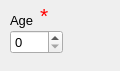
     <widget class="QWidget" name="demo_widget_age" native="true">
      <property name="geometry">
       <rect>
        <x>30</x>
        <y>240</y>
        <width>120</width>
        <height>71</height>
       </rect>
      </property>
      <property name="font">
       <font>
        <pointsize>10</pointsize>
       </font>
      </property>
      <widget class="QSpinBox" name="demo_box_age">
       <property name="geometry">
        <rect>
         <x>10</x>
         <y>30</y>
         <width>53</width>
         <height>24</height>
        </rect>
       </property>
       <property name="prefix">
        <string notr="true"/>
       </property>
       <property name="minimum">
        <number>0</number>
       </property>
       <property name="value">
        <number>0</number>
       </property>
      </widget>
      <widget class="QLabel" name="demo_text_age">
       <property name="geometry">
        <rect>
         <x>10</x>
         <y>10</y>
         <width>61</width>
         <height>20</height>
        </rect>
       </property>
       <property name="font">
        <font>
         <family>Arial</family>
         <pointsize>10</pointsize>
        </font>
       </property>
       <property name="text">
        <string>Age</string>
       </property>
      </widget>
      <widget class="QLabel" name="demo_error_age">
       <property name="geometry">
        <rect>
         <x>40</x>
         <y>0</y>
         <width>41</width>
         <height>31</height>
        </rect>
       </property>
       <property name="palette">
        <palette>
         <active>
          <colorrole role="WindowText">
           <brush brushstyle="SolidPattern">
            <color alpha="255">
             <red>255</red>
             <green>0</green>
             <blue>0</blue>
            </color>
           </brush>
          </colorrole>
         </active>
         <inactive>
          <colorrole role="WindowText">
           <brush brushstyle="SolidPattern">
            <color alpha="255">
             <red>255</red>
             <green>0</green>
             <blue>0</blue>
            </color>
           </brush>
          </colorrole>
         </inactive>
         <disabled>
          <colorrole role="WindowText">
           <brush brushstyle="SolidPattern">
            <color alpha="255">
             <red>69</red>
             <green>69</green>
             <blue>69</blue>
            </color>
           </brush>
          </colorrole>
         </disabled>
        </palette>
       </property>
       <property name="font">
        <font>
         <family>Arial</family>
         <pointsize>16</pointsize>
        </font>
       </property>
       <property name="text">
        <string>*</string>
       </property>
      </widget>
     </widget>
